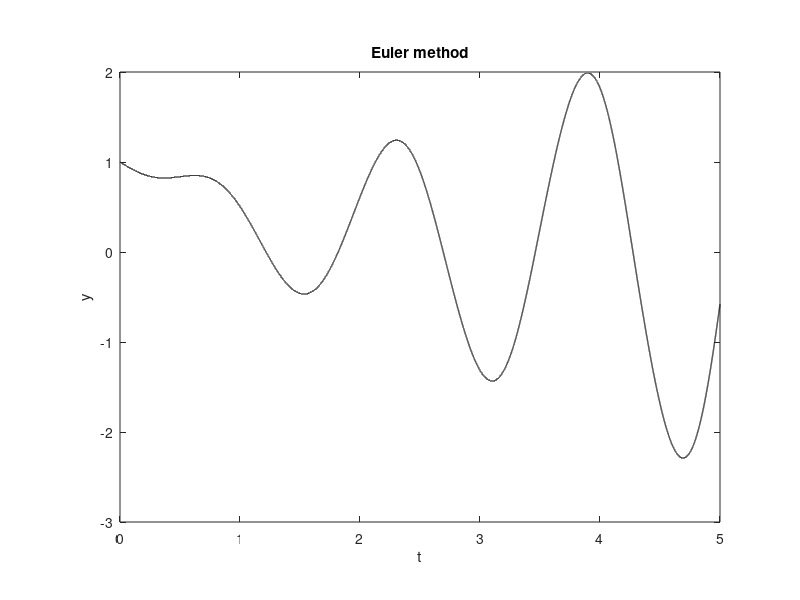

The MATLAB script that drew this image:
%
% This code uses the Euler method to solve y'=-a*y+0.25*t^2
% from t=0 to t=5 with a=2. Then it plots the numerical solution
%

%
clear
clf reset
axes('position',[0.15,0.13,0.75,0.75])
%

y0=1;
h=0.0001;
%
n=5/h;
t=[0:n]*h;
y=zeros(1,n+1);
y(1)=y0;
%
for j=1:n,
  y(j+1)=y(j)+h*(-sin(y(j))+2*t(j)*sin(4*t(j)));
end
%
y1=y(n+1);
h=0.00005;
%
n=5/h;
t=[0:n]*h;
y=zeros(1,n+1);
y(1)=y0;
%
for j=1:n,
  y(j+1)=y(j)+h*(-sin(y(j))+2*t(j)*sin(4*t(j)));
end

y2=y(n+1);
%


plot(t,y,'k-','linewidth',1.0)
%
%set(gca,'fontsize',14)
%axis([0,5,-2,2])
%set(gca,'xtick',[0:1:5])
%set(gca,'ytick',[-2:0.5:2])
xlabel('t')
ylabel('y')
title('Euler method')
%


err_est=abs(y1-y2)/(1-0.5)+1.0e-16